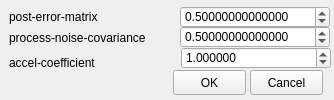
<?xml version="1.0" encoding="UTF-8"?>
<ui version="4.0">
 <class>KalmanUICFilterControls</class>
 <widget class="QWidget" name="KalmanUICFilterControls">
  <property name="windowModality">
   <enum>Qt::ApplicationModal</enum>
  </property>
  <property name="geometry">
   <rect>
    <x>0</x>
    <y>0</y>
    <width>334</width>
    <height>100</height>
   </rect>
  </property>
  <property name="sizePolicy">
   <sizepolicy hsizetype="Fixed" vsizetype="Fixed">
    <horstretch>0</horstretch>
    <verstretch>0</verstretch>
   </sizepolicy>
  </property>
  <property name="windowTitle">
   <string>Filter settings</string>
  </property>
  <property name="windowIcon">
   <iconset>
    <normaloff>
    images/facetracknoir.png</normaloff>
    images/facetracknoir.png</iconset>
  </property>
  <property name="layoutDirection">
   <enum>Qt::LeftToRight</enum>
  </property>
  <property name="autoFillBackground">
   <bool>false</bool>
  </property>
  <property name="styleSheet">
   <string notr="true"/>
  </property>
  <widget class="QPushButton" name="btnOk">
   <property name="geometry">
    <rect>
     <x>173</x>
     <y>70</y>
     <width>73</width>
     <height>25</height>
    </rect>
   </property>
   <property name="text">
    <string>OK</string>
   </property>
  </widget>
  <widget class="QPushButton" name="btnCancel">
   <property name="geometry">
    <rect>
     <x>250</x>
     <y>70</y>
     <width>73</width>
     <height>25</height>
    </rect>
   </property>
   <property name="text">
    <string>Cancel</string>
   </property>
  </widget>
  <widget class="QLabel" name="label_2">
   <property name="geometry">
    <rect>
     <x>9</x>
     <y>30</y>
     <width>169</width>
     <height>16</height>
    </rect>
   </property>
   <property name="text">
    <string>process-noise-covariance</string>
   </property>
  </widget>
  <widget class="QDoubleSpinBox" name="post">
   <property name="geometry">
    <rect>
     <x>180</x>
     <y>26</y>
     <width>150</width>
     <height>22</height>
    </rect>
   </property>
   <property name="alignment">
    <set>Qt::AlignLeading|Qt::AlignLeft|Qt::AlignTop</set>
   </property>
   <property name="decimals">
    <number>14</number>
   </property>
   <property name="maximum">
    <double>1.000000000000000</double>
   </property>
   <property name="singleStep">
    <double>0.000001000000000</double>
   </property>
   <property name="value">
    <double>0.500000000000000</double>
   </property>
  </widget>
  <widget class="QDoubleSpinBox" name="pnoise">
   <property name="geometry">
    <rect>
     <x>180</x>
     <y>6</y>
     <width>150</width>
     <height>22</height>
    </rect>
   </property>
   <property name="alignment">
    <set>Qt::AlignLeading|Qt::AlignLeft|Qt::AlignTop</set>
   </property>
   <property name="decimals">
    <number>14</number>
   </property>
   <property name="maximum">
    <double>1.000000000000000</double>
   </property>
   <property name="singleStep">
    <double>0.000001000000000</double>
   </property>
   <property name="value">
    <double>0.500000000000000</double>
   </property>
  </widget>
  <widget class="QLabel" name="label">
   <property name="geometry">
    <rect>
     <x>9</x>
     <y>10</y>
     <width>165</width>
     <height>16</height>
    </rect>
   </property>
   <property name="text">
    <string>post-error-matrix</string>
   </property>
   <property name="alignment">
    <set>Qt::AlignLeading|Qt::AlignLeft|Qt::AlignTop</set>
   </property>
   <property name="margin">
    <number>0</number>
   </property>
  </widget>
  <widget class="QLabel" name="label_3">
   <property name="geometry">
    <rect>
     <x>9</x>
     <y>55</y>
     <width>109</width>
     <height>16</height>
    </rect>
   </property>
   <property name="text">
    <string>accel-coefficient</string>
   </property>
  </widget>
  <widget class="QDoubleSpinBox" name="accl">
   <property name="geometry">
    <rect>
     <x>181</x>
     <y>47</y>
     <width>150</width>
     <height>22</height>
    </rect>
   </property>
   <property name="alignment">
    <set>Qt::AlignLeading|Qt::AlignLeft|Qt::AlignTop</set>
   </property>
   <property name="decimals">
    <number>6</number>
   </property>
   <property name="maximum">
    <double>1000000000.000000000000000</double>
   </property>
   <property name="singleStep">
    <double>0.000001000000000</double>
   </property>
   <property name="value">
    <double>1.000000000000000</double>
   </property>
  </widget>
 </widget>
 <resources/>
 <connections/>
 <designerdata>
  <property name="gridDeltaX">
   <number>10</number>
  </property>
  <property name="gridDeltaY">
   <number>10</number>
  </property>
  <property name="gridSnapX">
   <bool>false</bool>
  </property>
  <property name="gridSnapY">
   <bool>false</bool>
  </property>
  <property name="gridVisible">
   <bool>true</bool>
  </property>
 </designerdata>
 <slots>
  <slot>startEngineClicked()</slot>
  <slot>stopEngineClicked()</slot>
  <slot>cameraSettingsClicked()</slot>
 </slots>
</ui>
